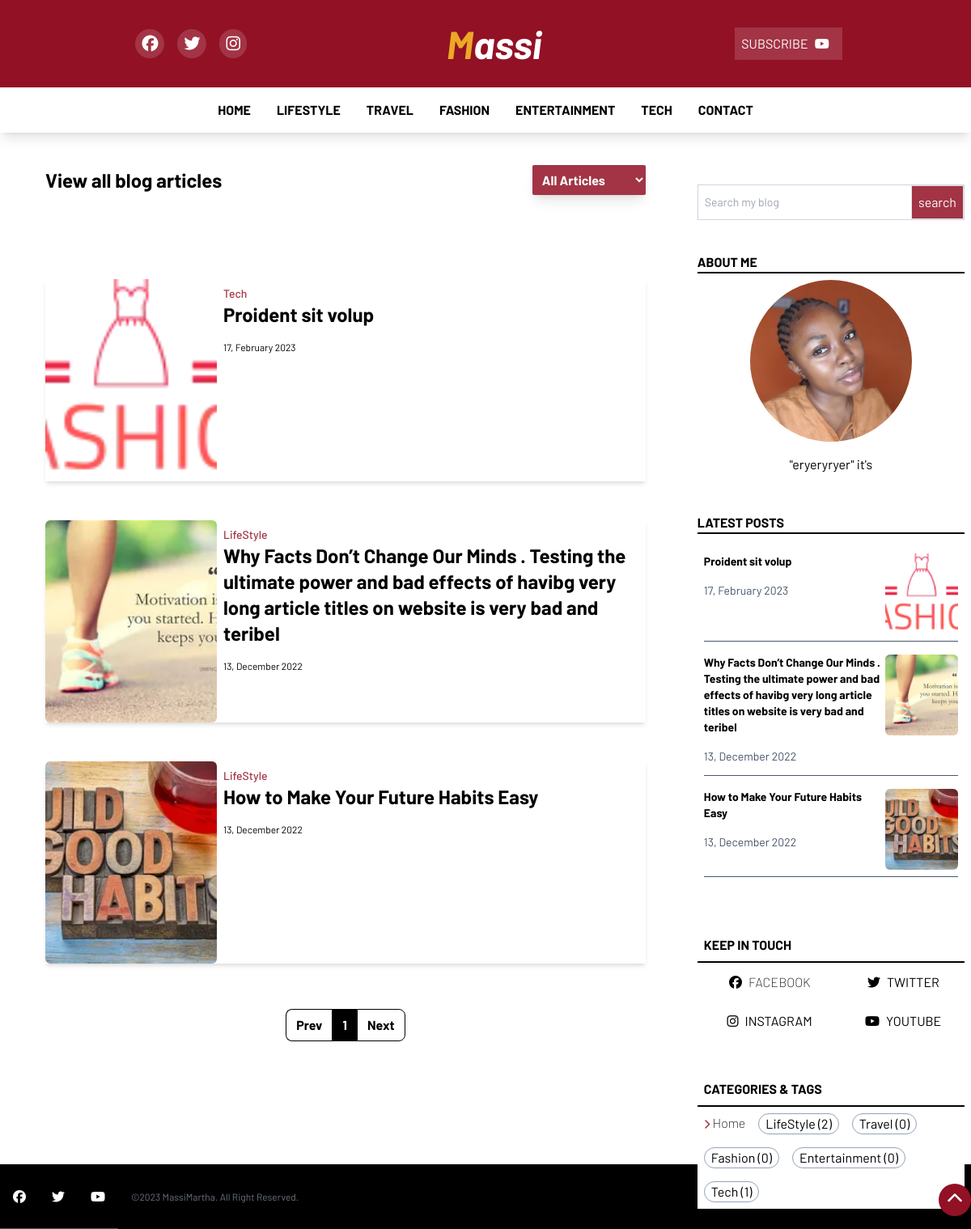
Page /all-articles.php on the committed database.
### tables this page shows
CREATE TABLE `tbl_categories` (
  `id` int(11) NOT NULL,
  `name` text NOT NULL
);

CREATE TABLE `tbl_blog_posts` (
  `id` int(11) NOT NULL,
  `title` text NOT NULL,
  `cat_id` int(11) NOT NULL,
  `post_status` int(11) NOT NULL DEFAULT 1 COMMENT '1 is for publish\r\n0 is for draft',
  `cover_image` text NOT NULL,
  `post_content` text NOT NULL,
  `post_seo` text NOT NULL,
  `date` date NOT NULL DEFAULT current_timestamp()
);

CREATE TABLE `tbl_about` (
  `id` int(11) NOT NULL,
  `aboutus` text NOT NULL,
  `fb` text NOT NULL,
  `tw` text NOT NULL,
  `ig` text NOT NULL,
  `yt` text NOT NULL,
  `pp` text NOT NULL
);

### partials/left_content_about.php (the view, shortened to what this page needs)
<div class="main__right__content px-2  lg:my-8 lg:w-[40%] w-full lg:h-screen  lg:pl-2 ">
    <form action="blog-search" method="post" class="w-full flex justify-center items-center px-2 lg:px-0 my-8 ">
     <div class="w-full border border-slate-300 flex justify-center items-center ">
      <input type="search" name="search" placeholder="Search my blog" class="p-2 text-sm w-full   focus:outline-none">
      <input type="submit" value="search" class="bg-[#A23445] p-2 border text-white">
     </div>
    </form>
<div class="about__section my-10">
<div class="about_me w-full border-b-2 border-black">
  <h2 class="uppercase header_h1">about me</h2>
</div>
<div class="me w-full flex justify-center items-center flex-col p-2">
  <div class="img_box w-[200px] h-[200px] overflow-hidden rounded-[50%]">
    <img src="images/<?php echo $pp; ?>" alt="Massi Martha" class="object-cover shadow-lg w-full h-full">
  </div>
  <div data-aos="fade-up" data-aos-duration="1000" class="content  mt-4 ">
  <?php echo $abt; ?>
  </div>
</div>
</div>
<div class="about__section my-10">
  <div class="about_me w-full border-b-2 border-black mb-4">
    <h2 class="uppercase header_h1">latest posts</h2>
  </div>
  <div class="w-full lg:flex justify-center items-center flex-col  p-2">
  <?php
$get_cats = $db->query("SELECT * FROM tbl_blog_posts order by id DESC limit 0,5");
while($row = $get_cats->fetch_assoc()) {
   $lp_id = $row['id'];
   $lp_title = $row['title'];
   $lp_cim= $row['cover_image'];
   $lp_date= date("d, F Y ", strtotime($row['date']));
    ?>
    <div data-aos="fade-up" data-aos-duration="1000" class="wrapper w-full flex justify-between max-h-[150px] overflow-hidden border-b border-slate-600 mb-4">
      <div class="data-s w-full">
       <a href="blog_article?<?php echo md5($lp_id); ?>&post_key=<?php echo $lp_id; ?>" title="<?php echo $lp_title ?>" class="hover:text-[#A23445] transition-all ease-in">
         <h3 class="text-sm font-bold"><?php echo $lp_title; ?></h3>
       </a>
        <p class="capitalize text-sm text-slate-600 my-4"><?php echo $lp_date; ?></p>
      </div>
      <div class="img w-2/5 h-[100px] overflow-hidden rounded-md mb-2">
       <a href="blog_article?<?php echo md5($lp_id); ?>&post_key=<?php echo $lp_id; ?>" title="<?php echo $lp_title; ?>">
        <img src="images/<?php echo $lp_cim; ?>" alt="<?php echo $lp_title; ?>" class="w-full h-full object-cover">
       </a>
      </div>
    </div>
    <?php } ?>
  </div>
  </div>
<div class="about__section mt-10 bg-black text-white lg:text-black lg:bg-white">
  <div class="about_me w-full border-b-2 border-black">
    <h3 class="uppercase p-2 header_h1">keep in touch</h3>
  </div>
  <div data-aos="fade-up" data-aos-duration="1000" class="flex justify-around items-center flex-wrap">
    <a href="<?php echo $fb; ?>"class="m-2 font-extralight uppercase"><i class="hover:text-[#A23445]  transition-all  ease-linear m-2 fa-brands fa-facebook"></i>facebook</a>
   <a href="<?php echo $tw; ?>" class="m-2 uppercase"><i class="hover:text-[#A23445] transition-all ease-linear m-2 fa-brands fa-twitter"></i>twitter</a>
   <a href="<?php echo $ig; ?>" class="m-2 uppercase"><i class="hover:text-[#A23445] transition-all ease-linear m-2 fa-brands fa-instagram"></i>instagram</a>
   <a href="<?php echo $yt; ?>" class="m-2 uppercase"><i class="hover:text-[#A23445] transition-all ease-linear m-2 fa-brands fa-youtube"></i>youtube</a>
   </div>
  </div>
<div class="about__section  lg:mt-10 mb-2 lg:my-10 bg-black text-white lg:text-black lg:bg-white ">
  <div class="about_me w-full border-b-2 border-black">
    <h2 class="uppercase p-2 header_h1">categories & Tags</h2>
  </div>
  <div class="flex flex-wrap">
    <a href="index" class="m-2 font-extralight capitalize hover:text-[#A23445] transition-all ease-in"><i class="fa-solid text-xs fa-chevron-right text-[#A23445]"></i> Home</a>
  <?php
$get_cats = $db->query("SELECT * FROM tbl_categories order by id ASC");
while($row = $get_cats->fetch_assoc()) {
   $c_id = $row['id'];
   $c_name = $row['name'];
    ?>
<a href="all-articles?<?php echo $c_name.''.md5($c_name); ?>&cat=<?php echo $c_id; ?>" class="m-2 border border-slate-400 capitalize rounded-full  bg-[#A23445] lg:bg-white  px-2 hover:bg-[#A23445] hover:text-white hover:border-white transition-all ease-in"><?php echo $c_name; ?> <span>(<?php
    $sql1 = "SELECT * FROM tbl_blog_posts WHERE cat_id=$c_id";
                        $res1 = mysqli_query($conn, $sql1);
                        $count1 = mysqli_num_rows($res1);
                        echo $count1;
                    ?>)</span></a>
<?php } ?>
   </div>
  </div>
  </div>

### partials/header.php (shortened to what this page needs)
<!DOCTYPE html>
<html lang="en">
<head>
    <link rel="stylesheet" href="css/output.css">
    <link rel="stylesheet" href="css/main.css">
   <link href="https://unpkg.com/aos@2.3.1/dist/aos.css" rel="stylesheet">
</head>
<body>
    <div class="hidden lg:flex logo w-full  justify-around py-6 px-10 text-white bg-[#921125] items-center">
    <div class="flex justify-around items-center">
      <?php
      $results = $db->query("SELECT * FROM tbl_about");
      if($row = $results->fetch_assoc()) {
      $fb = $row['fb'];
      $tw=$row['tw'];
      $yt=$row['yt'];
      $ig=$row['ig'];
      }
          ?>
            <a href="<?php echo $fb; ?>"class="mx-2 rounded-full flex items-center p-2 bg-[#A23445] "><i class=" text-xl transition-all ease-linear fa-brands fa-facebook"></i></a>
           <a href="<?php echo $tw; ?>" class="mx-2 p-2 rounded-full flex items-center bg-[#A23445] "><i class=" text-xl transition-all ease-linear fa-brands fa-twitter"></i></a>
           <a href="<?php echo $ig; ?>" class="mx-2 p-2 rounded-full flex items-center bg-[#A23445] "><i class=" text-xl transition-all ease-linear fa-brands fa-instagram"></i></a>
           </div>
       <a href="index" class="text-[3rem]">
       <h1 class="header_h1 font-extrabold leading-tight italic "><span class="text-[#EBA826]">M</span>assi</h1>
       </a>
       <div title="subscribe to our youtube" class="flex items-center p-2 cursor-pointer bg-[#A23445]">
        <p>SUBSCRIBE  </p>
        <a href="<?php echo $yt; ?>" class="mx-2"><i class="hover:text-[#A23445] transition-all ease-linear fa-brands fa-youtube" title="subscribe to our youtube"></i></a>
       </div>
      </div>
<?php
$results = $db->query("SELECT * FROM tbl_about");
if($row = $results->fetch_assoc()) {
$abt=$row['aboutus'];
$fb = $row['fb'];
$tw=$row['tw'];
$yt=$row['yt'];
$ig=$row['ig'];
$pp=$row['pp'];
}
    ?>
        <div class="large__screen shadow-lg sticky top-0 z-50 hidden bg-white lg:flex justify-between items-center">
          <ul class="w-full h-full flex justify-center items-center">
<li class="p-4 h-full transition-all ease-in-out hover:text-[#A23445]"><a href="index" class=" uppercase">home</a></li>
<?php
$get_cats = $db->query("SELECT * FROM tbl_categories order by id ASC limit 0,5");
while($row = $get_cats->fetch_assoc()) {
   $c_id = $row['id'];
   $c_name = $row['name'];
    ?>
<li class="p-4 h-full transition-all ease-in-out hover:text-[#A23445]"><a href="all-articles?<?php echo $c_name.''.md5($c_name); ?>&cat_key=<?php echo $c_id; ?>" class="uppercase"><?php echo $c_name; ?></a></li>
<?php } ?>
<li class="p-4 h-full transition-all ease-in-out  hover:text-[#A23445]"><a href="" class=" uppercase">contact</a></li>
          </ul>
        </div>

### all-articles.php (shortened to what this page needs)
<?php
include 'config/config.inc.php';
include 'partials/header.php';
if (isset($_GET['page_no']) && $_GET['page_no']!="") {
	$page_no = $_GET['page_no'];
	} else {
		$page_no = 1;
        }
	$total_records_per_page = 15;
    $offset = ($page_no-1) * $total_records_per_page;
?>
<main id="hero-top" class="lg:flex">
  <div class="main__left__content w-full">
<div class="opyml-wrapper my-8 p-2">
  <div class="my-header flex justify-between items-center px-2 lg:px-12">
    <h3 class=" text-xl lg:text-2xl  header_h1">View all blog articles</h3>
    <form  method="post">
    <select name='cat' onchange="reload(this.form)" class="bg-[#A23445] text-white rounded-sm focus:border-red-500 p-2 font-bold transition-all ease-out shadow-lg focus:outline-none">
        <option value="Default sorting">All Articles</option>
    </select>
</form>
  </div>
<div class="owrapper my-8">
  <div class="w-full lg:flex justify-center items-center flex-col p-2 lg:p-12">
  <?php
  if(isset($_GET['cat']) && strlen($_GET['cat'])<2){
    $type_cat=$_GET['cat'];
    $result_count = mysqli_query($conn,"SELECT COUNT(*) As total_records FROM `tbl_blog_posts` WHERE cat_id=$type_cat AND post_status=1");
    $total_records = mysqli_fetch_array($result_count);
    $total_records = $total_records['total_records'];
    $total_no_of_pages = ceil($total_records / $total_records_per_page);
    $second_last = $total_no_of_pages - 1;
$sql = "SELECT * FROM tbl_blog_posts WHERE cat_id=$type_cat AND post_status=1 order by id DESC LIMIT $offset, $total_records_per_page";
$res = mysqli_query($conn, $sql);
$count = mysqli_num_rows($res);
if($count>0){
  while($row=mysqli_fetch_assoc($res)) {
$op_id=$row['id'];
$op_title = $row['title'];
$op_cat= $row['cat_id'];
$op_cim= $row['cover_image'];
$op_content= $row['post_content'];
$op_date= date("d, F Y ", strtotime($row['date']));
  ?>
    <?php
  include 'partials/other_post_template.php';
  ?>
<?php
}
?>
<?php
    include 'page_counter.php';
  ?>
<?php
}else{
  ?>
<div class="text-center font-bold">
  <p>No Articles for availbale for this category, try another!</p>
</div>
</div>
  <?php
} } else{
$sql = "SELECT * FROM tbl_blog_posts  WHERE post_status=1 order by id DESC LIMIT $offset, $total_records_per_page";
$res = mysqli_query($conn, $sql);
$count = mysqli_num_rows($res);
if($count>0){
  while($row=mysqli_fetch_assoc($res)) {
$op_id=$row['id'];
$op_title = $row['title'];
$op_cat= $row['cat_id'];
$op_cim= $row['cover_image'];
$op_date= date("d, F Y ", strtotime($row['date']));
  ?>
    <?php
  include 'partials/other_post_template.php';
  ?>
<?php
}
?>
<?php
  include 'page_counter.php';
  ?>
<?php
}else{
?>
<div>
  <p>No Articles for availbale for this category, try another!</p>
</div>
  <?php
} }
    ?>
  </div>
</div>
</div>
  </div>
  <?php
  include 'partials/left_content_about.php';
  ?>
</main>
<?php
  include 'partials/footer.php';
  ?>
</body>
</html>

### partials/other_post_template.php
<div data-aos="fade-up" data-aos-duration="1000" class="wrapper w-full h-36 flex justify-between  flex-row-reverse  lg:h-[250px] overflow-hidden my-6 shadow-md border-blue-500">
     <div class="flex w-full h-full justify-start items-center ">
     <div class=" w-full h-full p-2">
        <p class="capitalize text-[#A23445] text-sm font-medium"><?php
$get_cat = $db->query("SELECT * FROM tbl_categories WHERE id=$op_cat ");
while($row = $get_cat->fetch_assoc()) {
   echo $row['name'];
} ?></p>
       <a href="blog_article?<?php echo md5($op_id); ?>&post_key=<?php echo $op_id; ?>" title="<?php echo $op_title ?>" class="hover:text-[#A23445] transition-all ease-in">
         <h2 class="header_h1 lg:text-2xl " title="<?php echo $op_title ?>"><?php echo $op_title ?></h2>
       </a>
        <p class="capitalize text-xs  my-4"><?php echo $op_date ?></p>
      </div>
     </div>
      <div class=" w-1/2 lg:w-2/5 h-full overflow-hidden">
       <a class="w-full h-full" href="blog_article?cat_key=<?php echo $op_id; ?>" title="<?php echo $op_title; ?>">
        <img src="images/<?php echo $op_cim; ?>" alt="<?php echo $op_title; ?>" class="w-full h-full object-cover rounded-md">
       </a>
      </div>
    </div>

### css/main.css (style rules this page uses)
* { margin: 0; padding: 0; box-sizing: border-box; }
body { font-family: 'Barlow', sans-serif; font-weight: 400; }
.header_h1 { font-weight: 700; }
li a { font-weight: 700; }

### rows in the picture
tbl_categories: name "LIFESTYLE", name "LifeStyle", count1 "2"
tbl_categories: name "TRAVEL", name "Travel", count1 "0"
tbl_categories: name "FASHION", name "Fashion", count1 "0"
tbl_categories: name "ENTERTAINMENT", name "Entertainment", count1 "0"
tbl_categories: name "TECH", name "Tech", count1 "1"
tbl_blog_posts: title "Proident sit volup", date "17, February 2023", cover_image (picture)
tbl_blog_posts: title "Why Facts Don’t Change Our Minds . Testing the ultimate power and bad effects of havibg very long article titles on website is very bad and teribel", date "13, December 2022", cover_image (picture)
tbl_blog_posts: title "How to Make Your Future Habits Easy", date "13, December 2022", cover_image (picture)
tbl_about: pp (picture), aboutus "\"eryeryryer\" it's"
